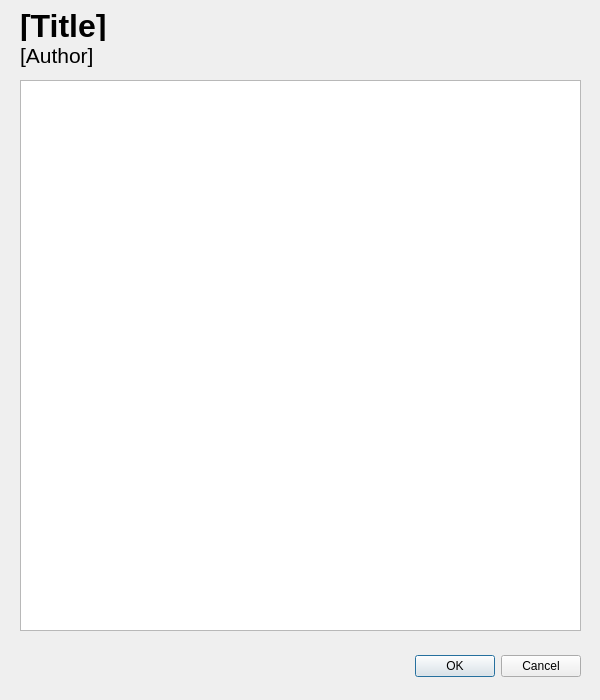
<?xml version="1.0" encoding="UTF-8"?>
<ui version="4.0">
 <class>DocumentDialog</class>
 <widget class="QDialog" name="DocumentDialog">
  <property name="geometry">
   <rect>
    <x>0</x>
    <y>0</y>
    <width>600</width>
    <height>700</height>
   </rect>
  </property>
  <property name="windowTitle">
   <string>Dialog</string>
  </property>
  <widget class="QDialogButtonBox" name="buttonBox">
   <property name="geometry">
    <rect>
     <x>240</x>
     <y>650</y>
     <width>341</width>
     <height>32</height>
    </rect>
   </property>
   <property name="orientation">
    <enum>Qt::Horizontal</enum>
   </property>
   <property name="standardButtons">
    <set>QDialogButtonBox::Cancel|QDialogButtonBox::Ok</set>
   </property>
  </widget>
  <widget class="QLabel" name="titleHeader">
   <property name="geometry">
    <rect>
     <x>20</x>
     <y>10</y>
     <width>551</width>
     <height>31</height>
    </rect>
   </property>
   <property name="font">
    <font>
     <pointsize>24</pointsize>
     <weight>75</weight>
     <bold>true</bold>
    </font>
   </property>
   <property name="text">
    <string>[Title]</string>
   </property>
  </widget>
  <widget class="QLabel" name="authorHeader">
   <property name="geometry">
    <rect>
     <x>20</x>
     <y>40</y>
     <width>551</width>
     <height>31</height>
    </rect>
   </property>
   <property name="font">
    <font>
     <pointsize>16</pointsize>
    </font>
   </property>
   <property name="text">
    <string>[Author]</string>
   </property>
  </widget>
  <widget class="QTextBrowser" name="textBrowser">
   <property name="geometry">
    <rect>
     <x>20</x>
     <y>80</y>
     <width>561</width>
     <height>551</height>
    </rect>
   </property>
  </widget>
 </widget>
 <resources/>
 <connections>
  <connection>
   <sender>buttonBox</sender>
   <signal>accepted()</signal>
   <receiver>DocumentDialog</receiver>
   <slot>accept()</slot>
   <hints>
    <hint type="sourcelabel">
     <x>248</x>
     <y>254</y>
    </hint>
    <hint type="destinationlabel">
     <x>157</x>
     <y>274</y>
    </hint>
   </hints>
  </connection>
  <connection>
   <sender>buttonBox</sender>
   <signal>rejected()</signal>
   <receiver>DocumentDialog</receiver>
   <slot>reject()</slot>
   <hints>
    <hint type="sourcelabel">
     <x>316</x>
     <y>260</y>
    </hint>
    <hint type="destinationlabel">
     <x>286</x>
     <y>274</y>
    </hint>
   </hints>
  </connection>
 </connections>
</ui>
